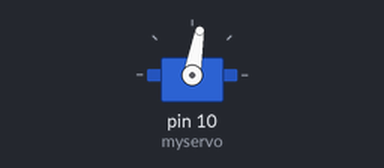
Recording of a sketch running on a simulated Arduino Uno, built with avr-gcc and run on an emulated ATmega328P. On the bench: servo.

Above: at 0.05 s.
At 1.65 s:
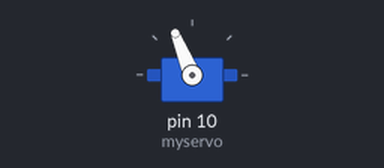
At 2.55 s:
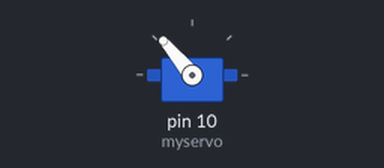
At 5.1 s:
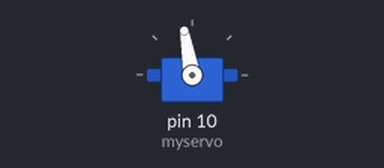
Timing chart, 0 to 7.9 s (numbered marks = the images above):
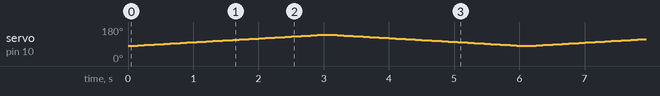

The sketch:

servo_test.ino
```cpp
#include <Servo.h>
Servo myservo;  // create servo object to control a servo
int pos;        // variable to store the servo position

void setup() {
  myservo.attach(10);  // attaches the servo on pin 9 to the servo object
}

void loop() {
  for (pos = 80; pos <= 140; pos += 1) { // goes from 80 degrees to 140 degrees
    myservo.write(pos);              // tell servo to go to position in variable 'pos'
    delay(50);                       // waits 15ms for the servo to reach the position
  }
  for (pos = 140; pos >= 80; pos -= 1) { // goes from 140 degrees to 80 degrees
    myservo.write(pos);              // tell servo to go to position in variable 'pos'
    delay(50);                       // waits 15ms for the servo to reach the position
  }
}
```
